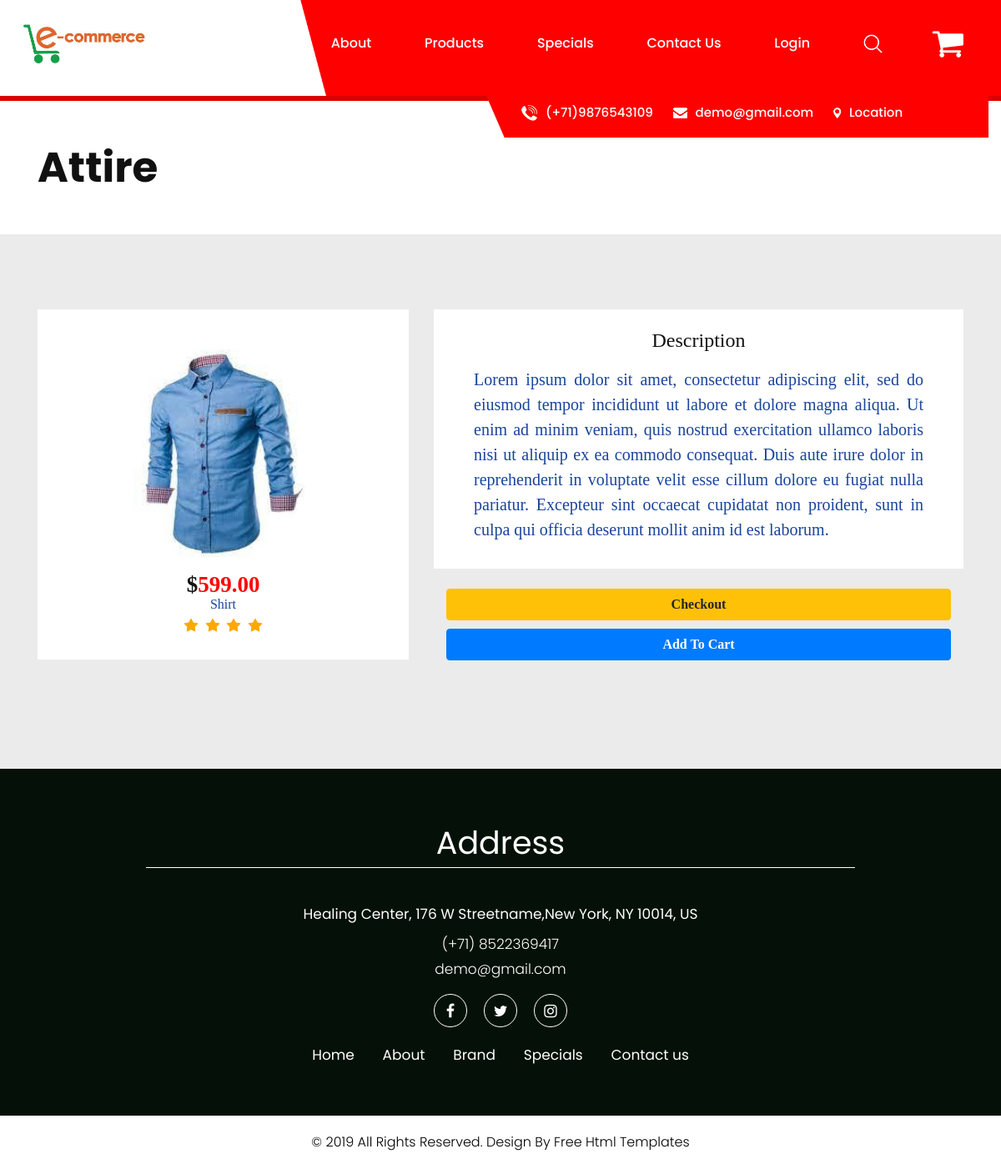
The page /show/1/1/ on the database its author committed.
### Core/models.py (models this page shows, shortened)
class Categories(models.Model):
    name = models.CharField(max_length=20)
    deleted = models.BooleanField(default=False)
    class Meta:
        verbose_name_plural = 'Categories'
    def __str__(self):
        return self.name

class Product(models.Model):
    name = models.CharField(max_length=20)
    price = models.DecimalField(max_digits=7, decimal_places=2)
    description = models.CharField(max_length=2000)
    category_id = models.ForeignKey(to=Categories, on_delete=models.CASCADE)
    size_id = models.ManyToManyField(Size)
    image = models.FileField(upload_to='Product_Images/', blank=True, default='no_photo.jpg')
    deleted = models.BooleanField(default=False)

### Core/views.py (the view)
# urls.py: path('show/<int:cate_id>/<int:prod_id>/', views.ShowProduct, name="Show"),
def ShowProduct(request, cate_id,  prod_id):
    category = Categories.objects.get(pk=cate_id)
    product = Product.objects.get(pk=prod_id)
    return render(request, 'Core/showproduct.html', {'category' : category, 'product' : product})

### Core/templates/Core/showproduct.html (shortened to what this page needs)
{% extends 'Core/index.html' %}
{% load static %}
{% block section %}
<div class="brand">
    <div class="container">
        <div class="row">
            <div class="col-md-12">
                <div class="titlepage">
                    <h2>{{ category }}</h2>
                </div>
            </div>
        </div>
    </div>
    <div class="brand-bg">
        <div class="container">
            <div class="row">
                <div class="col-xl-5 col-lg-5 col-md-12 col-sm-12 margin">
                    <div class="brand_box pt-5">
                        <img class="product_img" src="{{ product.image.url }}" alt="img" />
                        <h3>$<strong class="red">{{ product.price }}</strong></h3>
                        <span>{{ product.name }}</span>
                        <i><img src="{% static 'Core/images/star.png' %}" /></i>
                        <i><img src="{% static 'Core/images/star.png' %}" /></i>
                        <i><img src="{% static 'Core/images/star.png' %}" /></i>
                        <i><img src="{% static 'Core/images/star.png' %}" /></i>
                    </div>
                </div>
                <div class="col-xl-7 col-lg-7 col-md-12 col-sm-12 margin">
                    <div class="brand_box py-4">
                        <h1>Description</h1>
                        <span style="font-size: 20px;text-align:justify;line-height:30px;" class="px-5 py-2 description">{{ product.description }}</span>
                    </div>
                    <div class="mt-4">
                        <div class="col-xl-12 col-lg-12 col-md-12 col-sm-12">
                            <h1><a href="{% url 'CheckOut' category.id product.id %}" class="btn btn-warning w-100 font-weight-bold">Checkout</a></h1>
                        </div>
                        <div class="col-xl-12 col-lg-12 col-md-12 col-sm-12">
                            <h1><a href="{% url 'AddToCart' category.id product.id %}" class="btn btn-primary addtocart w-100 font-weight-bold"
                                    data-proid="{{ product.id }}" data-cateid="{{ category.id }}">Add To Cart</a></h1>
                        </div>
                    </div>
                </div>
            </div>
        </div>
    </div>
</div>
{% endblock section %}

### Core/static/Core/css/style.css (style rules this page uses)
* { box-sizing: border-box !important; transition: ease all 0.5s; }
html { scroll-behavior: smooth; }
body { color: #666666; font-size: 14px; font-family: poppins; line-height: 1.80857; font-weight: normal; overflow-x: hidden; }
a { color: #1f1f1f; text-decoration: none !important; outline: none !important; -webkit-transition: all .3s ease-in-out; -moz-transition: all .3s ease-in-out; -ms-transition: all .3s ease-in-out; -o-transition: all .3s ease-in-out; transition: all .3s ease-in-out; }
h1, h2, h3, h4, h5, h6 { letter-spacing: 0; font-weight: normal; position: relative; padding: 0 0 10px 0; font-weight: normal; line-height: normal; color: #111111; margin: 0 }
h1 { font-size: 24px }
h2 { font-size: 22px }
h3 { font-size: 18px }
*, *::after, *::before { -webkit-box-sizing: border-box; -moz-box-sizing: border-box; box-sizing: border-box; }
h1 a, h2 a, h3 a, h4 a, h5 a, h6 a { color: #212121; text-decoration: none !important; opacity: 1 }
a { color: #222222; text-decoration: none; outline: none !important; }
a, .btn { text-decoration: none !important; outline: none !important; -webkit-transition: all .3s ease-in-out; -moz-transition: all .3s ease-in-out; -ms-transition: all .3s ease-in-out; -o-transition: all .3s ease-in-out; transition: all .3s ease-in-out; }
img { max-width: 100%; height: auto; }
.product_img { height: 250px; width: 200px; }
.brand { padding-top: 60px; border-top: #db0000 solid 6px; }
.brand-bg { background: #ebebeb; padding: 90px 0px; font-family: Myriad Pro; }
.margin { margin-bottom: 30px; }
.brand-bg .brand_box { background: #fff; text-align: center; padding: 0px 0px 30px 0px; }
.brand-bg .brand_box>img { height: 250px; width: auto; }
.brand-bg .brand_box h3 { font-size: 27px; font-weight: bold; color: #131313; padding: 17px 0px 0px 0px; }
.red { color: #ff0000; }
.brand-bg .brand_box span { display: block; color: #19449b; font-size: 16px; line-height: 16px; padding-bottom: 3px; }
.brand-bg .brand_box i { padding: 0px 2px; }
.titlepage { padding-bottom: 60px; }
.titlepage h2 { font-size: 50px; line-height: 40px; font-weight: bold; padding: 0; }

### rows shown on the page
Categories: name "Attire"
Product: image (picture), price "599.00", name "Shirt", description "Lorem ipsum dolor sit amet, consectetur adipiscing elit, sed do eiusmod tempor incididunt ut labore et dolore magna aliqua. Ut enim ad minim veniam, quis nostrud exercitation ullamco laboris nisi ut aliquip ex ea commodo consequat. Duis aute irure dolor in reprehenderit in voluptate velit esse cillum dolore eu fugiat nulla pariatur. Excepteur sint occaecat cupidatat non proident, sunt in culpa qui officia deserunt mollit anim id est laborum."
